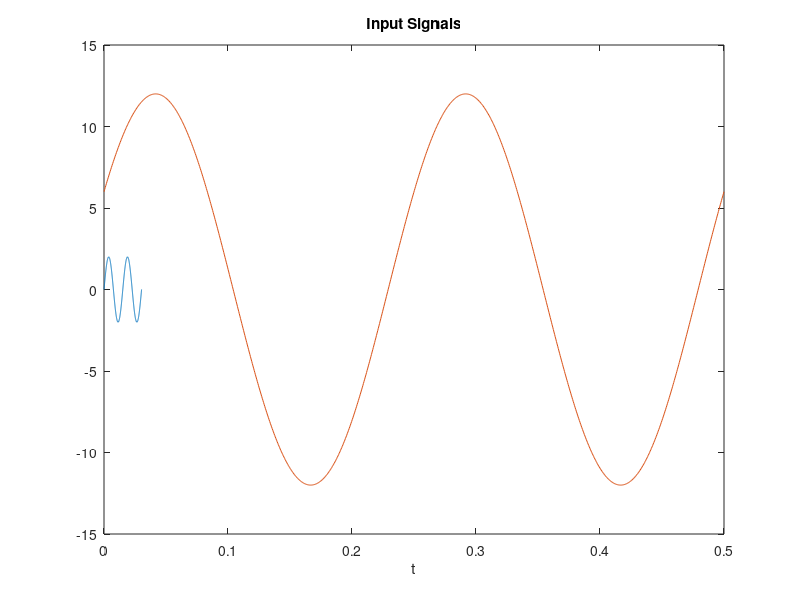
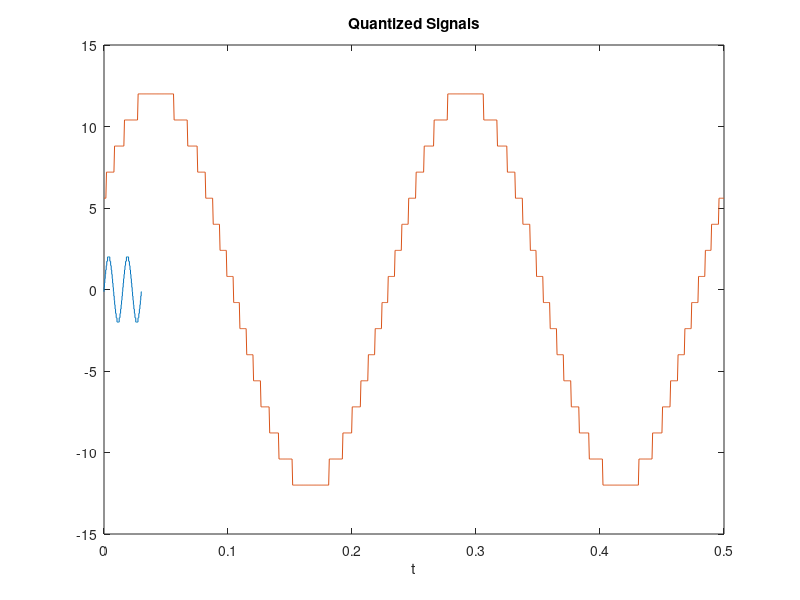

Reproduce these figures in MATLAB, in order.
a1 = 02;
a2 = 12;
f1 = 66;
f2 = 04;
P1 = 0;
P2 = 30*pi/180;
T1 = 1/f1;
T2 = 1/f2;
t1 = linspace(0,2*T1,1000);
t2 = linspace(0,2*T2,1000);
x1 = a1*sin(2*pi*f1*t1+P1);
x2 = a2*sin(2*pi*f2*t2+P2);
plot(t1,x1);
hold on
plot(t2,x2);
xlabel("t");
title("Input Signals");
quatization_levels1 = linspace(-a1,a1,16);
quatization_levels2 = linspace(-a2,a2,16);
quatised_x1 = zeros(1,length(x1));
quatised_x2 = zeros(1,length(x2));
for i = 1:length(x1)
[~,index] = min(abs(quatization_levels1-x1(i)));
quatised_x1(i) = quatization_levels1(index);
end
for i = 1:length(x2)
[~,index] = min(abs(quatization_levels2-x2(i)));
quatised_x2(i) = quatization_levels2(index);
end
figure;
plot(t1,quatised_x1);
hold on
plot(t2,quatised_x2);
xlabel("t");
title("Quantized Signals");

